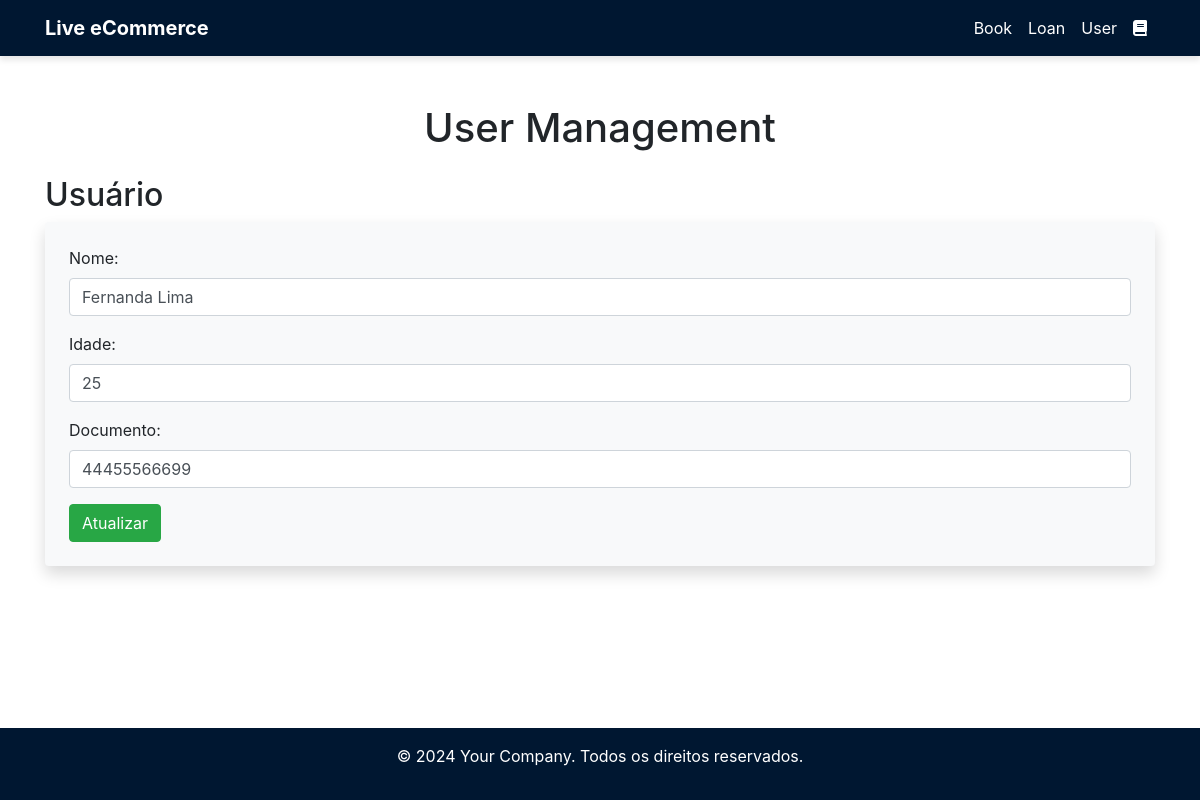
The page /view/user.php?acao=editar&id=21 on the database its author committed.
### tables this page shows
CREATE TABLE `users` (
  `id` int NOT NULL AUTO_INCREMENT,
  `name` varchar(100) NOT NULL,
  `age` int NOT NULL,
  `document` varchar(50) NOT NULL,
  PRIMARY KEY (`id`)
);

### includes/conexao.php (called while the page is built, shortened)
<?php
class Conexao {
    public static $instance;
    public static function getInstance() {
        if (!isset(self::$instance)) {
            self::$instance = new PDO('mysql:host=172.17.0.2;dbname=library', 'root', 'root',
                                        array(PDO::MYSQL_ATTR_INIT_COMMAND => "SET NAMES utf8")
                                    );
            self::$instance->setAttribute(PDO::ATTR_ERRMODE, PDO::ERRMODE_EXCEPTION);
            self::$instance->setAttribute(PDO::ATTR_ORACLE_NULLS, PDO::NULL_EMPTY_STRING);
        }
        return self::$instance;
    }
}
?>

### model/userModel.php (called while the page is built, shortened)
<?php
require_once __DIR__ . '/../includes/conexao.php';
require_once __DIR__ . '/../object/userObject.php';
class ModelUser{
  public static $table = 'users';
  public static function buscaId($id) {
    try {
        $sql = "SELECT * FROM ".self::$table." WHERE id = :id";
        $p_sql = Conexao::getInstance()->prepare($sql);
        $p_sql->bindValue(":id", $id);
        $p_sql->execute();
        $result = $p_sql->fetch(PDO::FETCH_ASSOC);
        if ($result) {
            return self::Popular($result);
            return null;
        }
    } catch (Exception $e) {
        print "Ocorreu um erro ao tentar executar esta ação, foi gerado um LOG do mesmo, tente novamente mais tarde.";
    }
}
  public static function Popular($row) {
    $retorno = new User;
    $retorno->setId($row['id']);
    $retorno->setName($row['name']);
    $retorno->setAge($row['age']);
    $retorno->setDocument($row['document']);
    return $retorno;
}
}

### controller/userController.php (called while the page is built, shortened)
<?php
require_once __DIR__ . '/../model/userModel.php';
class ControlUser{
  public static function BuscaId($id){
    return ModelUser::buscaid($id);
  }
}

### object/userObject.php (called while the page is built, shortened)
<?php
class User {
    private $name;
    private $age;
    private $document;
    public function getName()
    {
      return $this->name;
    }
    public function setName($var){
      $this->name = $var;
    }
    public function getAge()
    {
      return $this->age;
    }
    public function setAge($var){
      $this->age = $var;
    }
    public function getDocument()
    {
      return $this->document;
    }
    public function setDocument($var){
      $this->document = $var;
    }
}

### view/user.php (the view, shortened to what this page needs)
<?php
require_once 'header.php';
require_once '../controller/userController.php';
require_once '../model/userModel.php';
$controller = new ControlUser;
$acao = isset($_GET['acao']) ? $_GET['acao'] : '';
$id = isset($_GET['id']) ? $_GET['id'] : '';
if ($acao == 'editar') {
    $editUser = $controller->BuscaId($id);
}
?>
<!DOCTYPE html>
<html lang="pt-BR">
<head>
    <link rel="stylesheet" href="https://stackpath.bootstrapcdn.com/bootstrap/4.5.2/css/bootstrap.min.css">
</head>
<body>
<div class="container mt-5">
    <h1 class="text-center">User Management</h1>
    <?php if ($acao == 'novo' || $acao == 'editar') { ?>
        <h2 class="mt-4">Usuário</h2>
        <form action="user.php" method="POST" class="bg-light p-4 rounded shadow">
            <div class="form-group">
                <label for="name">Nome:</label>
                <input type="text" id="name" name="name" class="form-control"
                       value="<?php echo ($acao === 'editar' && $editUser) ? $editUser->getName() : ''; ?>" required>
            </div>
            <div class="form-group">
                <label for="age">Idade:</label>
                <input type="number" id="age" name="age" class="form-control"
                       value="<?php echo ($acao === 'editar' && $editUser) ? $editUser->getAge() : ''; ?>" required>
            </div>
            <div class="form-group">
                <label for="document">Documento:</label>
                <input type="text" id="document" name="document" class="form-control"
                       value="<?php echo ($acao === 'editar' && $editUser) ? $editUser->getDocument() : ''; ?>" required>
            </div>
            <button type="submit" class="btn btn-success" name="<?php echo ($acao == 'editar') ? 'BtnAtualizar' : 'BtnAdicionar'; ?>">
                <?php echo ($acao == 'editar') ? 'Atualizar' : 'Adicionar'; ?>
            </button>
        </form>
    <?php } ?>
</div>
<?php require_once 'footer.php'; ?>
</body>
</html>

### view/footer.php (style rules this page uses)
html, body { height: 100%; }
body { display: flex; flex-direction: column; }
.container { flex-grow: 1; }

### rows shown on the page
users: name "Fernanda Lima", age "25", document "44455566699"
